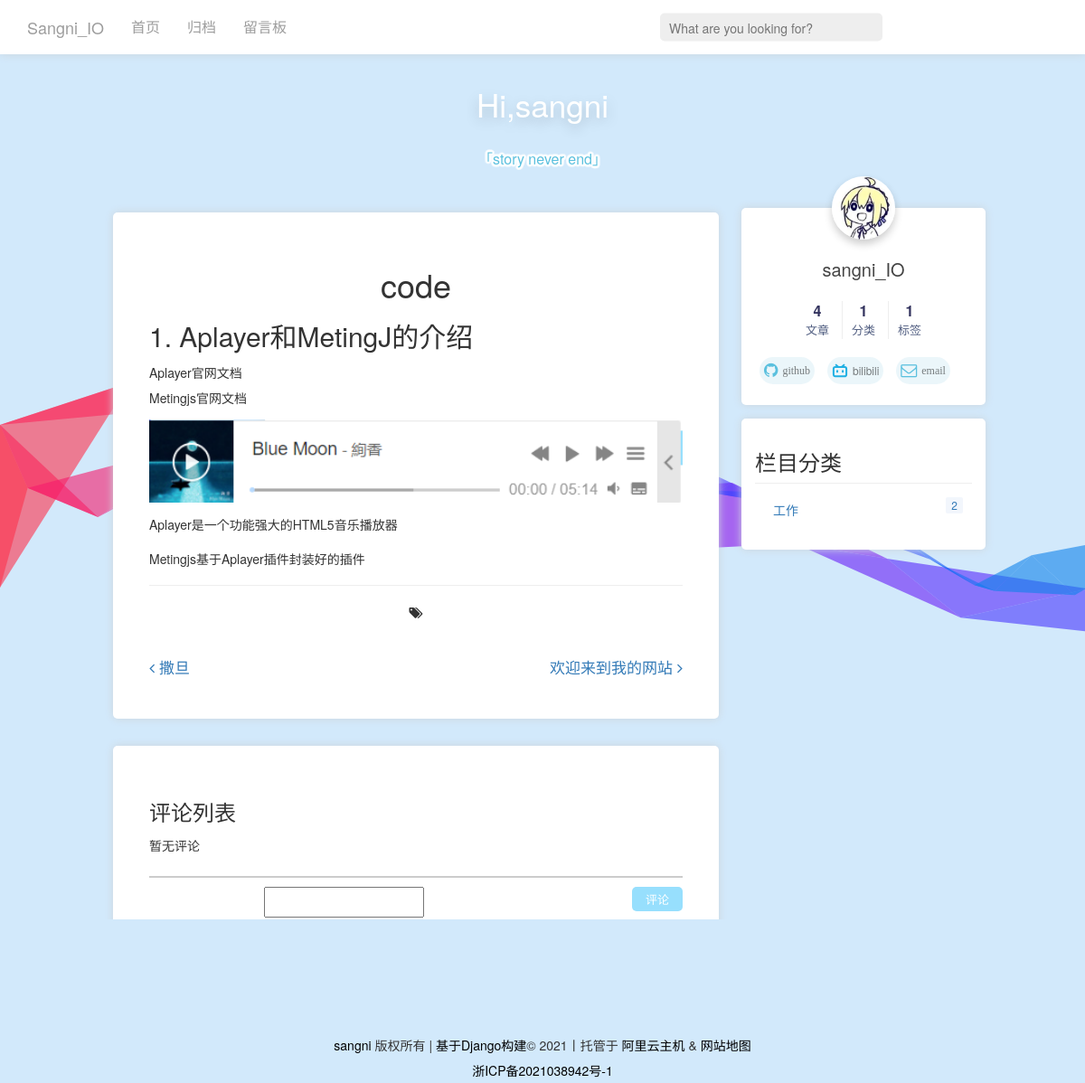
Page /article/3 (signed in) on the committed database.
### web/models.py (models this page shows, shortened)
class Article(models.Model):
    STATUS_CHOICES = (
        ('d', '草稿'),
        ('p', '发表'),
    )
    TOP_CHOICES = (
        ('0', '普通'),
        ('1', '置顶'),
    )
    title = models.CharField(verbose_name='标题', max_length=100)
    body = RichTextUploadingField(verbose_name='正文', blank=True, null=True)
    status = models.CharField(verbose_name='状态', max_length=1, choices=STATUS_CHOICES, default='p')
    top = models.CharField(verbose_name='置顶', max_length=1, choices=TOP_CHOICES, default='0')
    views = models.PositiveIntegerField(verbose_name='浏览量', default=0)
    created_time = models.DateTimeField(verbose_name='创建时间', default=now)
    category = models.ForeignKey(Category, verbose_name='分类', on_delete=models.CASCADE, blank=True,
                                 null=True)
    tags = models.ManyToManyField(Tag, verbose_name='标签集合', blank=True)
    def viewed(self):
        self.views += 1
        self.save(update_fields=['views'])
    class Meta:
        ordering = ['-created_time']  # 按文章创建日期降序
        verbose_name = '文章'  # 指定后台显示模型名称
        verbose_name_plural = '文章列表'  # 指定后台显示模型复数名称
        db_table = 'article'  # 数据库表名
        get_latest_by = 'created_time'

class User(AbstractUser):
    tag = models.CharField(max_length=50)
    email = models.EmailField()
    created_time = models.CharField(max_length=50, default=now)
    comment_num = models.PositiveIntegerField(verbose_name='评论数', default=0)  # 评论数
    avatar = models.ImageField(upload_to='media', default="media/default.png")  # 用户头像

class Category(models.Model):
    name = models.CharField(verbose_name='博客类别', max_length=20)
    number = models.IntegerField(verbose_name='分类数目', default=0)
    class Meta:
        ordering = ['name']
        verbose_name = "类别名称"
        verbose_name_plural = '分类列表'
        db_table = "category"  # 数据库表名

### web/views.py (the view)
# urls.py: path( 'article/<article_id>', views.article,name='article' ),
def article(request, article_id):
    contents1 = models.Article.objects.get(pk=article_id)
    all_category = models.Category.objects.all().order_by( 'id' )
    user=models.User.objects.first()
    count_nums = models.Counts.objects.first()
    models.Article.viewed(contents1)
    blog_nums = count_nums.blog_nums
    cate_nums = count_nums.category_nums
    tag_nums = count_nums.tag_nums
    comments = ArticleComment.objects.filter(blog=contents1,parent=None)
    has_prev = False
    has_next = False
    id_prev = id_next = int(article_id)
    blog_id_max = models.Article.objects.all().order_by('-id').first()
    id_max = blog_id_max.id
    while not has_prev and id_prev >= 1:
        blog_prev = models.Article.objects.filter(id=id_prev - 1).first()
        if not blog_prev:
            id_prev -= 1
        else:
            has_prev = True
    while not has_next and id_next <= id_max:
        blog_next = models.Article.objects.filter(id=id_next + 1).first()
        if not blog_next:
            id_next += 1
        else:
            has_next = True
    return render(request, 'article_page.html', {
        'all_category': all_category,
        'article': contents1,
        'avatar': user.avatar,
        'comments':comments.order_by('-create_time'),
        'comment_form':CommentForm(initial={'blog_id':article_id,'reply_comment_id': 0}),
        'blog_prev': blog_prev,
        'blog_next': blog_next,
        'has_prev': has_prev,
        'has_next': has_next,
        'blog_nums': blog_nums,
        'cate_nums': cate_nums,
        'tag_nums': tag_nums
    })

### web/templates/article_page.html (shortened to what this page needs)
{% extends 'base.html' %}
{% block script %}
<link rel="stylesheet" href="../static/article_page.css">
    {% load static %}
{% endblock %}
{% block content %}
    <div class="container col-md-7" id="prime">
            <div class="article">
                <div style="text-align: center;">
                    <h1>{{article.title}}</h1></div>
                <div class="article_body" id="yzq-blog-content">{{article.body|safe}}</div>
                <div class="post-nav">
                    <div class="post-nav-center post-nav-item" style="width: auto">
                        <span><i class="fa fa-tags"></i></span>
                    </div>
                </div>
                <div class="post-nav-item nav-page">
                    <div class="post-nav-next post-nav-item">
                    {% if has_next %}
                        <a href="/article/{{ blog_next.id }}" rel="next" title="{{ blog_next.title }}">
                        <i class="fa fas fa-angle-left"></i>{{ blog_next.title }}
                        </a>
                    {% endif %}
                    </div>
                    <div class="post-nav-prev post-nav-item">
                        {% if has_prev %}
                        <a href="/article/{{blog_prev.id}}" rel="prev" title="{{ blog_prev.title }}">
                            {{ blog_prev.title }}<i class="fa fas fa-angle-right"></i>
                        </a>
                        {% endif %}
                    </div>
                </div>
            </div>
            <div class="article">
                <div class="">
                    <div class="comment-area ">
                    <h3 class="comment-area-title">评论列表</h3>
                    <div id="comment_list">
                        {% for comment in comments %}
                        <div id="root_{{ comment.pk }}" class="comment">
                            <div id="comm-avatar">
                                <img  class='comm-img' src="/media/{{comment.user.avatar}}" alt=""></div>
                            <div class="comment-ct">
                                <span>{{ comment.user.username }}</span>
                                {% if comment.user.tag %}
                                <span class="tag">{{ comment.user.tag }}</span>
                                {% endif %}
                                <span>({{ comment.create_time|date:"Y-m-d" }})：</span>
                                <div id="comment_{{ comment.pk }}">
                                    {{ comment.content|safe }}
                                </div>
                            </div>
                            <a style="margin-left: 80px" href="javascript:reply({{ comment.pk }});">回复</a>
                            {% for reply in comment.root_comment.all %}
                            <div class="reply">
                                <span>{{ reply.user.username }}</span>
                                <span>({{ reply.create_time|date:"Y-m-d" }})</span>
                                <span>回复</span>
                                <span>{{ reply.reply_to.username }}：</span>
                                <div id="comment_{{ reply.pk }}">
                                    {{ reply.content|safe }}
                                </div>
                                <a href="javascript:reply({{ reply.pk }})">回复</a>
                            </div>
                            {% endfor %}
                        </div>
                        {% empty %}
                        <span id="no_comment">暂无评论</span>
                        {% endfor %}
                    </div>
                </div>
                    <div class="comment-area2 ">
                        {% if user.is_authenticated %}
                        <form id="comment_form" action="{% url 'update_comment' %}" method="POST" style="overflow:hidden">
                            {% for field in comment_form %}
                            {{ field }}
                            {% endfor %}
                            <input type="submit" value="评论" class="btn btn-primary pull-right">
                        </form>
                        {% else %}
                        您尚未登录，登录之后方可评论~
                        <a class="btn btn-primary" href="{% url 'login' %}?from={{ request.get_full_path }}">登录</a>
                        <span> or </span>
                        <a class="btn btn-danger" href="{% url 'register' %}?from={{ request.get_full_path }}">注册</a>
                        {% endif %}
                    </div>
                </div>
            </div>
    </div>
{% endblock %}

### web/templates/base.html (shortened to what this page needs)
<!DOCTYPE html>
<html lang="en">
<head>
    <link rel="stylesheet" href="https://cdn.staticfile.org/font-awesome/4.7.0/css/font-awesome.css">
    <link rel="stylesheet" href="../static/bootstrap.min.css">
    <link rel="stylesheet" href="../static/main.css">
    {% block script %}
    {% endblock %}
</head>
<body>
<div>
    <nav class="navbar navbar-inverse" role="navigation">
        <div class="container">
            <div class="navbar-header">
                <a class="navbar-brand" href="/index/">Sangni_IO</a>
            </div>
            <div class="collapse navbar-collapse" id="example-navbar-collapse">
                <ul class="nav navbar-nav">
                    <li><a href="/index/">首页</a></li>
                    <li><a href="/archive/">归档</a></li>
                    <li><a href="/article/2">留言板</a></li>
                    <li class="item-search">
                        <form action="{% url 'search' %}" class="search-form" method="get">
                            <div class="fgroup">
                                <input class="search" type="search" placeholder="What are you looking for?" name="q">
                            </div>
                        </form>
                    </li>
                </ul>
            </div>
        </div>
    </nav>
</div>
<div class="banner_container">
    <span class="banner_title">Hi,sangni</span>
    <span class="banner_title1">「story never end」</span>
</div>
<div id="main">
    {% block content %}
    {% endblock %}
    <div id="rightbar" class="fixed-top">
        <div class="my-info">
        <div id="avatar"><img  class='img' src="/media/{{avatar}}" alt=""></div>
        <div class="name"><a>sangni_IO</a></div>
        <div>
            <nav class="site-state">
                <div class="site-state-item site-state-posts">
                    <a style="cursor: default;">
                        <span class="site-state-item-count">{{blog_nums}}</span>
                        <span class="site-state-item-name">文章</span>
                    </a>
                </div>
                <div class="site-state-item site-state-categories">
                    <a data-toggle="modal" data-target="#blog_categories">
                        <span class="site-state-item-count">{{cate_nums}}</span>
                        <span class="site-state-item-name">分类</span>
                    </a>
                </div>
                <div class="site-state-item site-state-tags">
                    <a data-toggle="modal" data-target="#blog_tags">
                        <span class="site-state-item-count">{{tag_nums}}</span>
                        <span class="site-state-item-name">标签</span>
                    </a>
                </div>
            </nav>
        </div>
        <div class="links-of-author motion-element">
                <span class="links-of-author-item scaleup">
                    <a href="https://github.com/sangni3" target="_blank" title="github">
                        <i class="fa fa-github">
                            <span>github</span>
                        </i>
                    </a>
                </span>
            <span class="links-of-author-item scaleup">
                    <a href="https://space.bilibili.com/7867047" target="_blank" title="bilibili">
                        <i style="fill:#20b0e3;">
                            <span>bilibili</span>
                        </i>
                    </a>
                </span>
            <span class="links-of-author-item scaleup">
                    <a href="mailto:dujuntaolove@outlook.com" target="_blank" title="email">
                        <i class="fa fa-envelope-o">
                            <span>email</span>
                        </i>
                    </a>
                </span>
        </div>
        </div>
        <div class="categorys">
            <h3>栏目分类</h3>
            <ul>
                {% for category in all_category %}
                <li >
                    <a href="/type/{{category.id}}">{{category.name}}
                        <span>{{category.number}}</span>
                    </a>
                </li>
                {% endfor %}
            </ul>
        </div>
    </div>
</div>
<footer class="footer">
    <div class="footer-inner">
        <div class="copyright pull-left">
            <a href="/" title="KenZhang">sangni</a> 版权所有 |
            <a href="https://www.djangoproject.com/" title="Django" target="_blank">基于Django构建</a>© 2021丨托管于
            <a rel="nofollow" target="_blank" href="https://www.aliyun.com/" title="阿里云主机">阿里云主机</a> &amp;
            <a href="/sitemap.xml" title="Sitemap" target="_blank">网站地图</a>
            <div style="text-align: center;">
                <a rel="nofollow" target="_blank" href="https://beian.miit.gov.cn/">浙ICP备2021038942号-1</a>
            </div>
        </div>
    </div>
    <link rel="stylesheet" href="https://cdn.jsdelivr.net/npm/aplayer@1.10.1/dist/APlayer.min.css">
</footer>
</body>
</html>

### rows in the picture
Article: title "code", body "1. Aplayer和MetingJ的介绍 Aplayer官网文档 Metingjs官网文档 Aplayer是一个功能强大的HTML5音乐播放器 Metingjs基于Aplayer插件封装好的插件", body (picture)
Article: title "撒旦"
Article: title "欢迎来到我的网站"
User: avatar (picture)
Category: name "工作", number "2"

### other values in the picture
{{ blog_nums }} "4"
{{ cate_nums }} "1"
{{ tag_nums }} "1"
